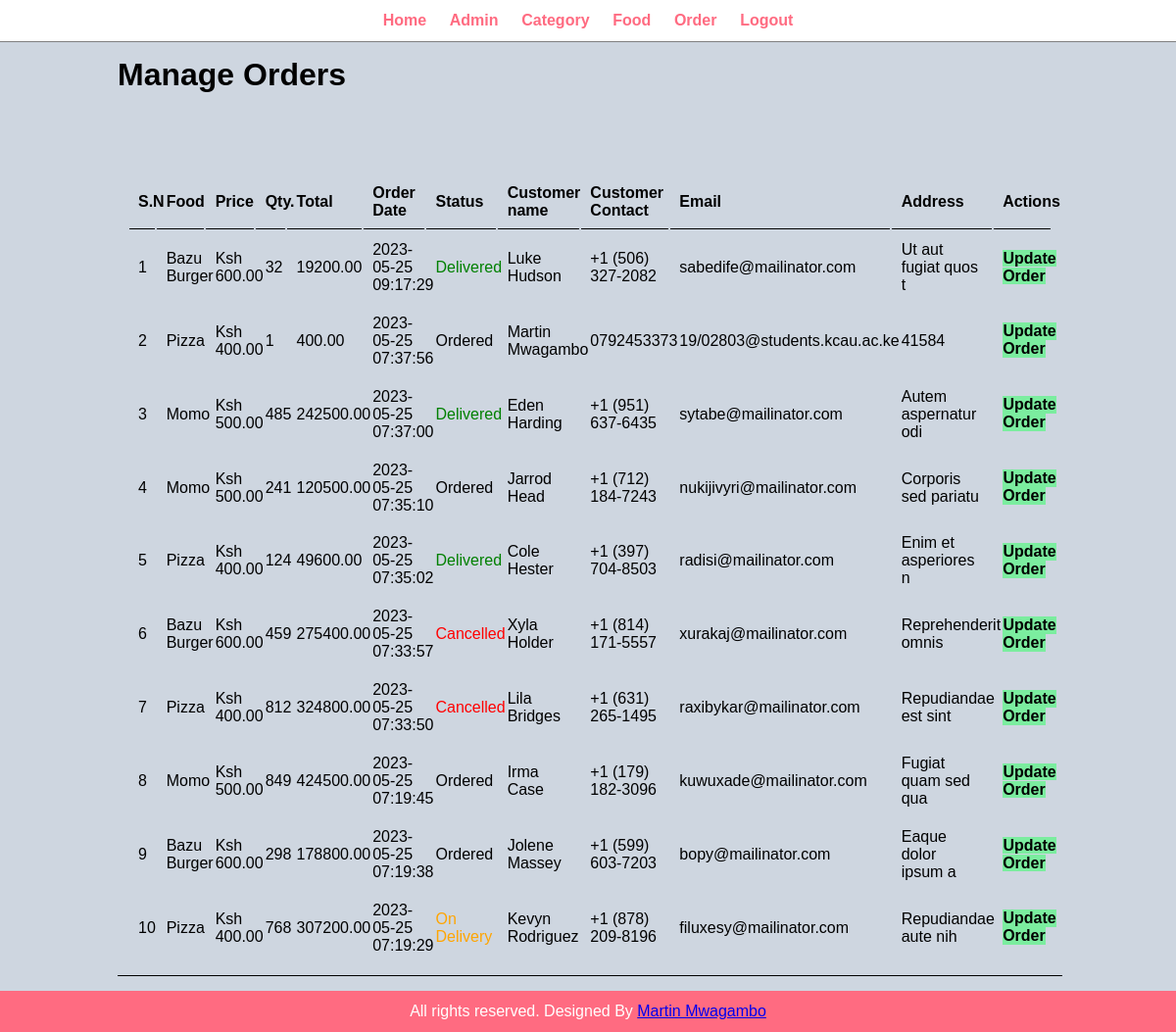
Screenshot of /admin/manage-order.php (signed in) with the database file from the repository.
### tables this page shows
CREATE TABLE `tbl_order` (
  `id` int(10) UNSIGNED NOT NULL,
  `food` varchar(150) NOT NULL,
  `price` decimal(10,2) NOT NULL,
  `qty` int(11) NOT NULL,
  `total` decimal(10,2) NOT NULL,
  `order_date` datetime NOT NULL,
  `status` varchar(50) NOT NULL,
  `customer_name` varchar(150) NOT NULL,
  `customer_contact` varchar(20) NOT NULL,
  `customer_email` varchar(150) NOT NULL,
  `customer_address` varchar(255) NOT NULL
);

### admin/manage-order.php (the view, shortened to what this page needs)
<?php include('partials/menu.php'); ?>
<div class = "main-content">
	<div class="wrapper">
		<h1>Manage Orders</h1>
		<br><br>
        <br><br>
		<table class="tbl-full">
					<tr>
            			<th>S.N</th>
            			<th>Food</th>
            			<th>Price</th>
            			<th>Qty.</th>
						<th>Total</th>
						<th>Order Date</th>
						<th>Status</th>
						<th>Customer name</th>
						<th>Customer Contact</th>
						<th>Email</th>
						<th>Address</th>
						<th>Actions</th>
            		</tr>
					<?php
						$sql = "SELECT * FROM tbl_order ORDER BY id DESC";
						$res = mysqli_query($conn, $sql);
						$count = mysqli_num_rows($res);
						$sn = 1;
						if($count > 0)
						{
							while($row = mysqli_fetch_assoc($res))
							{
								$id = $row['id'];
								$food = $row['food'];
								$price = $row['price'];
								$qty = $row['qty'];
								$total = $row['total'];
								$order_date = $row['order_date'];
								$status = $row['status'];
								$customer_name = $row['customer_name'];
								$customer_contact = $row['customer_contact'];
								$customer_email = $row['customer_email'];
								$customer_address = $row['customer_address'];
								?>
								<tr>
									<td><?php echo $sn++; ?></td>
									<td><?php echo $food; ?></td>
									<td>Ksh <?php echo $price; ?></td>
									<td><?php echo $qty; ?></td>
									<td><?php echo $total; ?></td>
									<td><?php echo $order_date; ?></td>
									<td>
										<?php
										if($status == "Ordered")
										{
											echo "<lable>$status<label/>";
										}
										elseif($status == "On Delivery")
										{
											echo "<lable style='color: orange;'>$status<label/>";
										}
										elseif($status == "Delivered")
										{
											echo "<lable style='color: green;'>$status<label/>";
										}
										elseif($status == "Cancelled")
										{
											echo "<lable style='color: red;'>$status<label/>";
										}
										?>
									</td>
									<td><?php echo $customer_name; ?></td>
									<td><?php echo $customer_contact; ?></td>
									<td><?php echo $customer_email; ?></td>
									<td><?php echo $customer_address; ?></td>
									<td>
									<a href="<?php  echo SITEURL; ?>admin/update-order.php?id=<?php echo $id;?>" class="btn-secondary">Update Order</a>
									</td>
								</tr>
								<?php
							}
						}
						else
						{
							echo "<tr><td colspan='12' class='error'>Orders Not Available</td></tr>";
						}
					?>
            	</table>
	</div>
</div>
<?php include('partials/footer.php'); ?>

### css/admin.css (style rules this page uses)
* { margin: 0 0; padding: 0 0; font-family: Arial, Helvetica, sans-serif; }
.wrapper { padding: 1%; width: 80%; margin: 0 auto; }
.main-content { background-color: #ced6e0; padding: 3px 0; }
.tbl-full { width: 100%; }
table, tr, th { border-bottom: 1px solid black; padding: 1%; text-align: left; }
table, tr, td { padding: 1%; }
.btn-secondary { background-color: #7bed9f; padding: 1%; color: black; text-decoration: none; font-weight: bold; }

### rows the page displays
tbl_order: food "Bazu Burger", price "600.00", qty "32", total "19200.00", order_date "2023-05-25 09:17:29", status "Delivered", customer_name "Luke Hudson", customer_contact "+1 (506) 327-2082", customer_email "sabedife@mailinator.com", customer_address "Ut aut fugiat quos t"
tbl_order: food "Pizza", price "400.00", qty "1", total "400.00", order_date "2023-05-25 07:37:56", status "Ordered", customer_name "Martin Mwagambo", customer_contact "0792453373", customer_email "19/02803@students.kcau.ac.ke", customer_address "41584"
tbl_order: food "Momo", price "500.00", qty "485", total "242500.00", order_date "2023-05-25 07:37:00", status "Delivered", customer_name "Eden Harding", customer_contact "+1 (951) 637-6435", customer_email "sytabe@mailinator.com", customer_address "Autem aspernatur odi"
tbl_order: food "Momo", price "500.00", qty "241", total "120500.00", order_date "2023-05-25 07:35:10", status "Ordered", customer_name "Jarrod Head", customer_contact "+1 (712) 184-7243", customer_email "nukijivyri@mailinator.com", customer_address "Corporis sed pariatu"
tbl_order: food "Pizza", price "400.00", qty "124", total "49600.00", order_date "2023-05-25 07:35:02", status "Delivered", customer_name "Cole Hester", customer_contact "+1 (397) 704-8503", customer_email "radisi@mailinator.com", customer_address "Enim et asperiores n"
tbl_order: food "Bazu Burger", price "600.00", qty "459", total "275400.00", order_date "2023-05-25 07:33:57", status "Cancelled", customer_name "Xyla Holder", customer_contact "+1 (814) 171-5557", customer_email "xurakaj@mailinator.com", customer_address "Reprehenderit omnis"
tbl_order: food "Pizza", price "400.00", qty "812", total "324800.00", order_date "2023-05-25 07:33:50", status "Cancelled", customer_name "Lila Bridges", customer_contact "+1 (631) 265-1495", customer_email "raxibykar@mailinator.com", customer_address "Repudiandae est sint"
tbl_order: food "Momo", price "500.00", qty "849", total "424500.00", order_date "2023-05-25 07:19:45", status "Ordered", customer_name "Irma Case", customer_contact "+1 (179) 182-3096", customer_email "kuwuxade@mailinator.com", customer_address "Fugiat quam sed qua"
tbl_order: food "Bazu Burger", price "600.00", qty "298", total "178800.00", order_date "2023-05-25 07:19:38", status "Ordered", customer_name "Jolene Massey", customer_contact "+1 (599) 603-7203", customer_email "bopy@mailinator.com", customer_address "Eaque dolor ipsum a"
tbl_order: food "Pizza", price "400.00", qty "768", total "307200.00", order_date "2023-05-25 07:19:29", status "On Delivery", customer_name "Kevyn Rodriguez", customer_contact "+1 (878) 209-8196", customer_email "filuxesy@mailinator.com", customer_address "Repudiandae aute nih"
